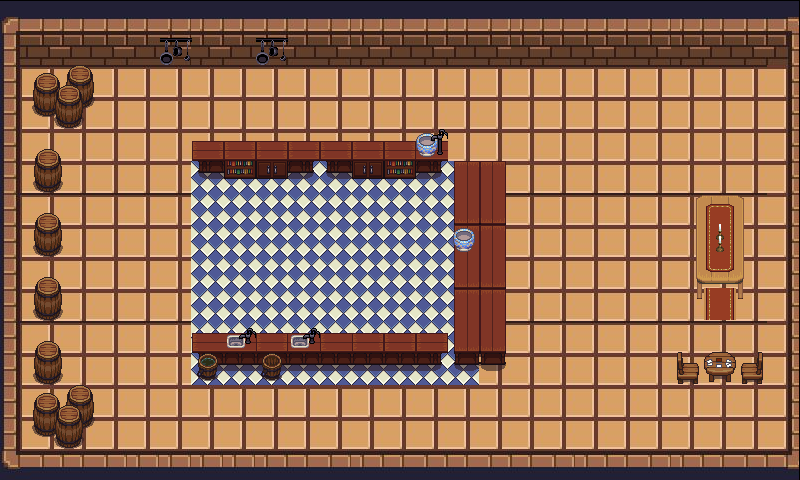

Below is a game level as drawn by its tile map, then a one-line description and the .tmx file that defines it, in full:
An orthogonal 25x15 tile map with 32x32 px tiles, 3 tile layers (Tile Layer 1, Tile Layer 2, Tile Layer 3), 4 tilesets and 10 objects.

<map version="1.5" tiledversion="1.7.2" orientation="orthogonal" renderorder="right-down" width="25" height="15" tilewidth="32" tileheight="32" infinite="0" nextlayerid="5" nextobjectid="16">
 <tileset firstgid="1" source="Preview.tsx" />
 <tileset firstgid="487" source="Inside_A2.tsx" />
 <tileset firstgid="679" source="Inside_B.tsx" />
 <tileset firstgid="935" source="wooden_with_candles.tsx" />
 <layer id="1" name="Tile Layer 1" width="25" height="15" offsetx="-1.31785" offsety="1.31785">
  <data encoding="csv">
245,246,247,248,249,250,246,247,248,249,250,246,247,248,249,250,246,247,248,249,250,50,51,52,53,
272,273,274,275,276,277,273,274,275,276,277,273,274,275,276,277,273,274,275,276,277,77,78,79,80,
326,327,328,329,330,331,332,333,327,328,329,330,331,332,333,327,328,327,328,329,330,331,332,333,350,
353,354,355,356,357,358,359,360,354,355,356,357,358,359,360,354,355,354,355,356,357,358,359,360,377,
380,381,382,383,384,385,386,387,381,383,383,384,385,386,387,381,382,381,382,383,384,385,386,387,404,
407,408,409,410,411,412,489,490,489,490,489,490,489,490,490,408,409,408,409,410,411,412,413,414,431,
326,327,328,329,330,331,505,506,505,506,505,506,505,506,490,330,331,332,333,329,330,331,332,333,323,
353,354,355,356,357,358,521,522,521,522,521,522,521,522,490,357,358,359,360,356,357,358,359,360,350,
380,381,382,383,384,385,489,490,489,490,489,490,489,490,490,384,385,386,387,383,384,385,386,387,377,
407,408,409,410,411,412,489,506,505,506,505,506,505,506,490,411,412,413,414,410,411,412,413,414,323,
326,327,328,329,327,328,489,522,521,522,521,522,521,522,490,332,333,327,328,329,330,331,332,333,350,
353,354,355,356,354,355,521,521,521,521,521,521,521,521,490,359,360,354,355,356,357,358,359,360,377,
380,381,382,383,381,382,383,384,385,386,387,382,383,384,385,386,387,381,382,383,384,385,386,387,404,
407,408,409,410,408,409,410,411,412,413,414,409,410,411,412,413,414,408,409,410,411,412,413,414,431,
454,455,456,457,457,457,457,457,455,456,457,455,456,455,456,457,456,457,455,456,457,455,456,457,458
</data>
 </layer>
 <layer id="2" name="Tile Layer 2" width="25" height="15" offsetx="0.658924" offsety="1.31785">
  <data encoding="csv">
0,0,0,0,0,0,0,0,0,0,0,0,0,0,0,0,0,0,0,0,0,0,0,0,0,
0,0,0,0,0,864,0,0,864,0,0,0,0,0,0,0,0,0,0,0,0,0,0,0,0,
0,917,918,0,0,0,0,0,0,0,0,0,0,0,0,0,0,0,0,0,0,0,0,0,0,
0,933,934,0,0,0,0,0,0,0,0,0,0,0,0,0,0,0,0,0,0,0,0,0,0,
0,916,0,0,0,0,869,869,869,869,869,869,869,848,0,0,0,0,0,0,0,0,0,0,0,
0,932,0,0,0,0,929,902,901,930,929,901,902,930,895,896,0,0,0,0,0,0,0,0,0,
0,916,0,0,0,0,0,0,0,0,0,0,0,0,911,912,0,0,0,0,0,0,0,0,0,
0,932,0,0,0,0,0,0,0,0,0,0,0,0,895,896,0,0,0,0,0,0,0,0,0,
0,916,0,0,0,0,0,0,0,0,0,0,0,0,911,912,0,0,0,0,0,0,0,0,0,
0,932,0,0,0,0,0,0,0,0,0,0,0,0,895,896,0,0,0,0,0,0,0,0,0,
0,916,0,0,0,0,913,832,869,832,913,869,869,869,911,912,0,0,0,0,0,0,0,0,0,
0,932,0,0,0,0,929,884,884,884,884,884,884,930,927,928,0,0,0,0,0,0,0,0,0,
0,917,918,0,0,0,0,0,0,0,0,0,0,0,0,0,0,0,0,0,0,0,0,0,0,
0,933,934,0,0,0,0,0,0,0,0,0,0,0,0,0,0,0,0,0,0,0,0,0,0,
0,0,0,0,0,0,0,0,0,0,0,0,0,0,0,0,0,0,0,0,0,0,0,0,0
</data>
 </layer>
 <layer id="3" name="Tile Layer 3" width="25" height="15">
  <data encoding="csv">
0,0,0,0,0,0,0,0,0,0,0,0,0,0,0,0,0,0,0,0,0,0,0,0,0,
0,0,0,0,0,0,0,0,0,0,0,0,0,0,0,0,0,0,0,0,0,0,0,0,0,
0,0,0,0,0,0,0,0,0,0,0,0,0,0,0,0,0,0,0,0,0,0,0,0,0,
0,0,0,0,0,0,0,0,0,0,0,0,0,0,0,0,0,0,0,0,0,0,0,0,0,
0,0,0,0,0,0,0,0,0,0,0,0,0,0,0,0,0,0,0,0,0,0,0,0,0,
0,0,0,0,0,0,0,0,0,0,0,0,0,0,0,0,0,0,0,0,0,0,0,0,0,
0,0,0,0,0,0,0,0,0,0,0,0,0,0,0,0,0,0,0,0,0,935,936,937,0,
0,0,0,0,0,0,0,0,0,0,0,0,0,0,880,0,0,0,0,0,0,938,939,940,0,
0,0,0,0,0,0,0,0,0,0,0,0,0,0,0,0,0,0,0,0,0,941,942,943,0,
0,0,0,0,0,0,0,0,0,0,0,0,0,0,0,0,0,0,0,0,0,944,945,946,0,
0,0,0,0,0,0,0,0,0,0,0,0,0,0,0,0,0,0,0,0,0,0,0,0,0,
0,0,0,0,0,0,910,0,926,0,0,0,0,0,0,0,0,0,0,0,0,852,853,854,0,
0,0,0,0,0,0,0,0,0,0,0,0,0,0,0,0,0,0,0,0,0,0,0,0,0,
0,0,0,0,0,0,0,0,0,0,0,0,0,0,0,0,0,0,0,0,0,0,0,0,0,
0,0,0,0,0,0,0,0,0,0,0,0,0,0,0,0,0,0,0,0,0,0,0,0,0
</data>
 </layer>
 <objectgroup id="4" name="Object Layer 1">
  <object id="1" x="465.558" y="165.307" width="33.0614" height="178.127">
   <properties>
    <property name="blocked" value="" />
   </properties>
  </object>
  <object id="2" x="201.067" y="334.662" width="240.201" height="10.1208">
   <properties>
    <property name="blocked" value="" />
   </properties>
  </object>
  <object id="3" x="196.344" y="140.342" width="244.249" height="14.8439">
   <properties>
    <property name="blocked" value="" />
   </properties>
  </object>
  <object id="5" x="438" y="172" width="29.3333" height="159.333">
   <properties>
    <property name="Preparing Area" value="" />
   </properties>
  </object>
  <object id="8" x="692.667" y="191.333" width="51.3333" height="89.3333">
   <properties>
    <property name="blocked" value="" />
   </properties>
  </object>
  <object id="9" x="662.667" y="194" width="54.6667" height="85.3333">
   <properties>
    <property name="Serving Area" value="" />
   </properties>
  </object>
  <object id="11" x="30.3105" y="392.719" width="69.1871" height="52.7139">
   <properties>
    <property name="broccoli" value="" />
    <property name="ingredient" value="" />
   </properties>
  </object>
  <object id="12" x="30.9694" y="72.4817" width="70.5049" height="50.7372">
   <properties>
    <property name="ingredient" value="" />
    <property name="potatoes" value="" />
   </properties>
  </object>
  <object id="13" x="155.506" y="528.457" />
  <object id="15" x="-0.5307" y="-2.0635" width="801.061" height="25.127">
   <properties>
    <property name="blocked" value="" />
   </properties>
  </object>
 </objectgroup>
</map>
